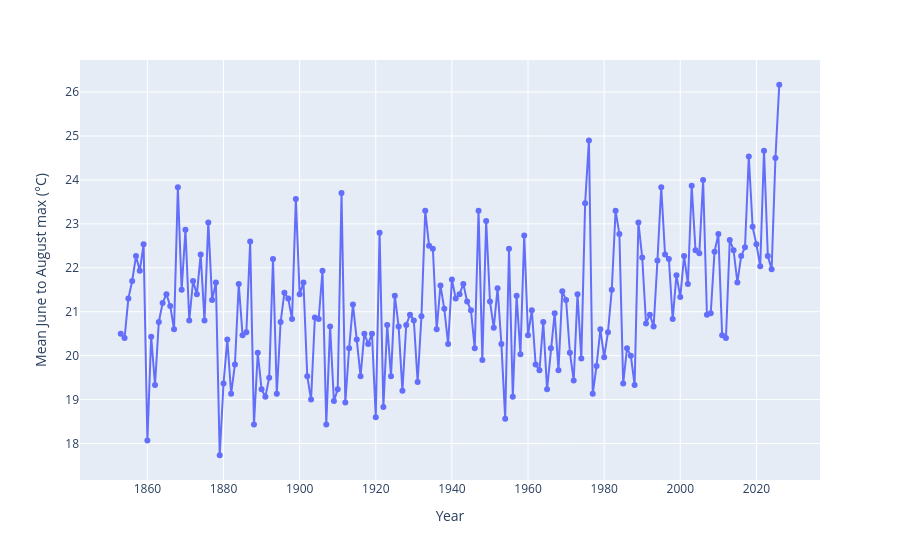

Notebook code cell kept with this figure:
### Markdown cell above
### The same thing with Plotly

*Last 15 minutes of this block*

Plotly makes interactive charts that you can hover over, zoom and pan. `plotly.express` builds a whole chart in one call. The [CfRR Plotly page](https://coding-for-reproducible-research.github.io/CfRR_Courses/individual_modules/python_for_data_analysis/data-analysis-plotly.html) goes further.

### Code cell
px.line(summer_tmax.reset_index(), x="yyyy", y="tmax", markers=True,
        labels={"yyyy": "Year", "tmax": "Mean June to August max (°C)"})

### Figure 1 — Plotly figure (JSON) as saved in the notebook; plotly's stock layout.template omitted (floating-point values rounded to 4 significant figures; data arrays with more than 128 entries replaced by an {"elided": "..."} marker saying what was removed)
{"data": [{"hovertemplate": "Year=%{x}<br>Mean June to August max (°C)=%{y}<extra></extra>", "legendgroup": "", "line": {"color": "#636efa", "dash": "solid"}, "marker": {"symbol": "circle"}, "mode": "lines+markers", "name": "", "orientation": "v", "showlegend": false, "type": "scatter", "x": {"elided": "174 int values"}, "xaxis": "x", "y": {"elided": "174 float values"}, "yaxis": "y"}], "layout": {"legend": {"tracegroupgap": 0}, "margin": {"t": 60}, "xaxis": {"anchor": "y", "domain": [0.0, 1.0], "title": {"text": "Year"}}, "yaxis": {"anchor": "x", "domain": [0.0, 1.0], "title": {"text": "Mean June to August max (°C)"}}}}
